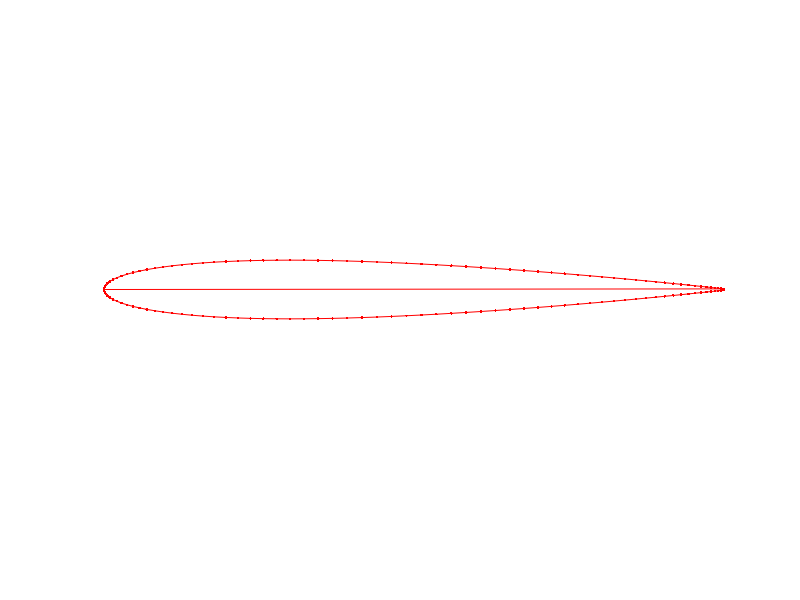

This figure's MATLAB source:
% NACA 0012 Plotting

C = [
     0.0000000 0.0000000
     0.0005839 0.0042603
     0.0023342 0.0084289
     0.0052468 0.0125011
     0.0093149 0.0164706
     0.0145291 0.0203300
     0.0208771 0.0240706
     0.0283441 0.0276827
     0.0369127 0.0311559
     0.0465628 0.0344792
     0.0572720 0.0376414
     0.0690152 0.0406310
     0.0817649 0.0434371
     0.0954915 0.0460489
     0.1101628 0.0484567
     0.1257446 0.0506513
     0.1422005 0.0526251
     0.1594921 0.0543715
     0.1775789 0.0558856
     0.1964187 0.0571640
     0.2159676 0.0582048
     0.2361799 0.0590081
     0.2570083 0.0595755
     0.2784042 0.0599102
     0.3003177 0.0600172
     0.3226976 0.0599028
     0.3454915 0.0595747
     0.3686463 0.0590419
     0.3921079 0.0583145
     0.4158215 0.0574033
     0.4397317 0.0563200
     0.4637826 0.0550769
     0.4879181 0.0536866
     0.5120819 0.0521620
     0.5362174 0.0505161
     0.5602683 0.0487619
     0.5841786 0.0469124
     0.6078921 0.0449802
     0.6313537 0.0429778
     0.6545085 0.0409174
     0.6773025 0.0388109
     0.6996823 0.0366700
     0.7215958 0.0345058
     0.7429917 0.0323294
     0.7638202 0.0301515
     0.7840324 0.0279828
     0.8035813 0.0258337
     0.8224211 0.0237142
     0.8405079 0.0216347
     0.8577995 0.0196051
     0.8742554 0.0176353
     0.8898372 0.0157351
     0.9045085 0.0139143
     0.9182351 0.0121823
     0.9309849 0.0105485
     0.9427280 0.0090217
     0.9534372 0.0076108
     0.9630873 0.0063238
     0.9716559 0.0051685
     0.9791229 0.0041519
     0.9854709 0.0032804
     0.9906850 0.0025595
     0.9947532 0.0019938
     0.9976658 0.0015870
     0.9994161 0.0013419
     1.0000000 0.0012600
    
     0.0000000 0.0000000
     0.0005839 -.0042603
     0.0023342 -.0084289
     0.0052468 -.0125011
     0.0093149 -.0164706
     0.0145291 -.0203300
     0.0208771 -.0240706
     0.0283441 -.0276827
     0.0369127 -.0311559
     0.0465628 -.0344792
     0.0572720 -.0376414
     0.0690152 -.0406310
     0.0817649 -.0434371
     0.0954915 -.0460489
     0.1101628 -.0484567
     0.1257446 -.0506513
     0.1422005 -.0526251
     0.1594921 -.0543715
     0.1775789 -.0558856
     0.1964187 -.0571640
     0.2159676 -.0582048
     0.2361799 -.0590081
     0.2570083 -.0595755
     0.2784042 -.0599102
     0.3003177 -.0600172
     0.3226976 -.0599028
     0.3454915 -.0595747
     0.3686463 -.0590419
     0.3921079 -.0583145
     0.4158215 -.0574033
     0.4397317 -.0563200
     0.4637826 -.0550769
     0.4879181 -.0536866
     0.5120819 -.0521620
     0.5362174 -.0505161
     0.5602683 -.0487619
     0.5841786 -.0469124
     0.6078921 -.0449802
     0.6313537 -.0429778
     0.6545085 -.0409174
     0.6773025 -.0388109
     0.6996823 -.0366700
     0.7215958 -.0345058
     0.7429917 -.0323294
     0.7638202 -.0301515
     0.7840324 -.0279828
     0.8035813 -.0258337
     0.8224211 -.0237142
     0.8405079 -.0216347
     0.8577995 -.0196051
     0.8742554 -.0176353
     0.8898372 -.0157351
     0.9045085 -.0139143
     0.9182351 -.0121823
     0.9309849 -.0105485
     0.9427280 -.0090217
     0.9534372 -.0076108
     0.9630873 -.0063238
     0.9716559 -.0051685
     0.9791229 -.0041519
     0.9854709 -.0032804
     0.9906850 -.0025595
     0.9947532 -.0019938
     0.9976658 -.0015870
     0.9994161 -.0013419
     1.0000000 -.0012600
];

x = C(:, 1);
y = C(:, 2);

figure('Color', 'w')
plot(x, y, 'r.-')
xlim([0 1])
ylim([-0.5 0.5])
axis off